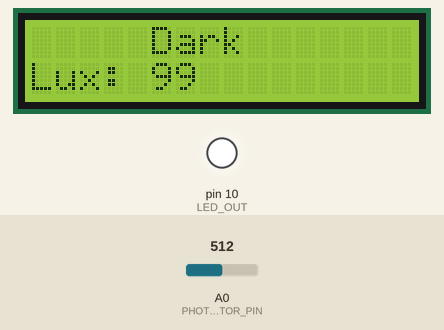
The sketch below on a simulated Arduino Uno, built with avr-gcc and run on an emulated ATmega328P. On the bench: 16×2 character LCD, output pins drawn as LEDs (lit = HIGH). The inputs (shaded band) are chosen by the test bench; at power-on: A0 (PHOTORESISTOR_PIN) = 512. What the sketch prints to the serial monitor is not drawn.

Above: at 1.2 s.
1.3 s: A0 (PHOTORESISTOR_PIN) set to 186
At 2.3 s:
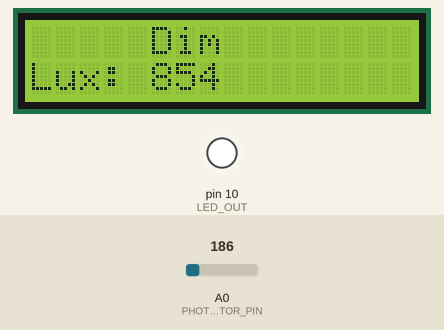
3.3 s: A0 (PHOTORESISTOR_PIN) set to 158
At 4.7 s:
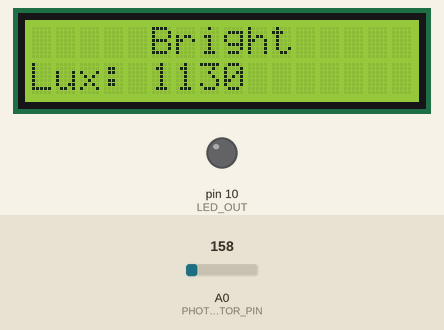
5.3 s: A0 (PHOTORESISTOR_PIN) set to 0
At 6.4 s:
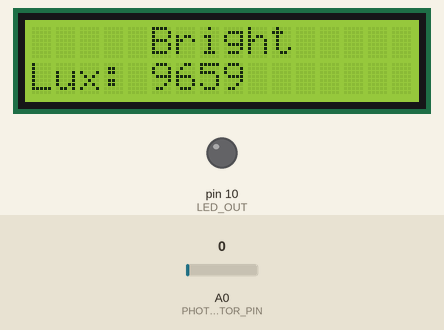
Timing chart, 0 to 8.3 s (numbered marks = the images above; inputs shaded):
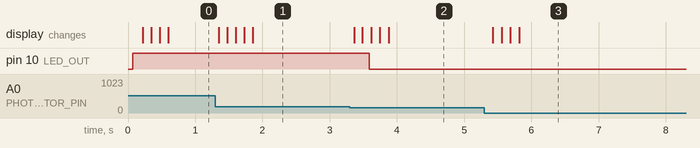

The sketch:

lab3.2.ino
```cpp
#include <Adafruit_LiquidCrystal.h>
#include <stdio.h>
#include "common/io.hpp"

const uint8_t LED_OUT = 10;
const uint8_t PHOTORESISTOR_PIN = A0;
const uint32_t BAUD_RATE = 9600;
const int DARK_THRESHOLD = 100;
const int DIM_THRESHOLD = 1000;
char buffer[50];

// Photoresistor characteristics
const double VIN = 5;
const double V_REF = 2000;
const double GAMMA = 0.7;
const double RL = 50000; // 50kOhm

// Filter
const int MIN_ANALOG = 40;
const int MAX_ANALOG = 1000;
const int MAX_ANALOG_INPUT = 1023;
const size_t last_inputs_size = 5;
int last_inputs[last_inputs_size] = {MAX_ANALOG, MAX_ANALOG, MAX_ANALOG, MAX_ANALOG, MAX_ANALOG};

// LCD config
const uint8_t rs = 12, en = 11, d4 = 5, d5 = 4, d6 = 3, d7 = 2;
Adafruit_LiquidCrystal lcd(rs, en, d4, d5, d6, d7);
const uint8_t LCD_COLUMNS = 16;
const uint8_t LCD_ROWS = 2;

int filter_analog_value(int analog_value)
{
    for (int i = 0; i < last_inputs_size - 1; i++)
    {
        last_inputs[i] = last_inputs[i + 1];
    }
    last_inputs[4] = analog_value;
    int average = 0;
    for (int i = 0; i < last_inputs_size; i++)
    {
        average += last_inputs[i];
    }
    average /= 5;

    int domain_filtered = min(max(average, MIN_ANALOG), MAX_ANALOG);
    return domain_filtered;
}

int get_lux(int analog_value)
{
    double voltage = analog_value * VIN / double(MAX_ANALOG_INPUT);
    double resistance = V_REF * voltage / (1 - voltage / 5);
    double lux = pow(RL * pow(10, GAMMA) / resistance, 1 / GAMMA);
    return lux;
}

char *get_brightness_level(int lux)
{
    if (lux < DARK_THRESHOLD)
    {
        return "Dark";
    }
    else if (lux < DIM_THRESHOLD)
    {
        return "Dim";
    }
    else
    {
        return "Bright";
    }
}

void init_lcd()
{
    lcd.clear();
    lcd.begin(LCD_COLUMNS, LCD_ROWS);
    lcd.print("Hi");
}

void setup()
{
    pinMode(LED_OUT, OUTPUT);
    redirect_stdout();
    Serial.begin(BAUD_RATE);
    printf("Serial communication started\n");
    init_lcd();
}

void loop()
{
    int analog_value = analogRead(PHOTORESISTOR_PIN);
    int filtered_value = filter_analog_value(analog_value);
    printf("Filtered value: %d\n", filtered_value);

    int lux = get_lux(filtered_value);
    bool is_dim = lux < DIM_THRESHOLD;
    digitalWrite(LED_OUT, is_dim);

    lcd.setCursor(0, 0);
    sprintf((char *)buffer, "     %s     ", get_brightness_level(lux));
    lcd.print(buffer);
    sprintf((char *)buffer, "Lux: %d    ", lux);
    lcd.setCursor(0, 1);
    lcd.print(buffer);

    delay(100);
}
```

Measured:
- the behaviour switches between 170 and 169 on A0 (PHOTORESISTOR_PIN) (found by bisection; images 1 and 2)
- after the input at 1.3 s, the display: first changes after 0.05 s (image 1 shows a later state)
- after the input at 3.3 s, pin 10 (LED_OUT): HIGH → LOW after 0.29 s; the display: first changes after 0.06 s (image 2 shows a later state)
- after the input at 5.3 s, the display: first changes after 0.13 s (image 3 shows a later state)
